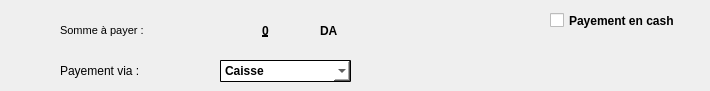
       <widget class="QWidget" name="cashMethode_2">
        <attribute name="title">
         <string>Cash</string>
        </attribute>
        <attribute name="toolTip">
         <string>Payement en cash.</string>
        </attribute>
        <attribute name="whatsThis">
         <string>Méthode de payement cash...</string>
        </attribute>
        <widget class="QLabel" name="label_11">
         <property name="geometry">
          <rect>
           <x>60</x>
           <y>20</y>
           <width>101</width>
           <height>21</height>
          </rect>
         </property>
         <property name="font">
          <font>
           <pointsize>8</pointsize>
           <weight>50</weight>
           <bold>false</bold>
          </font>
         </property>
         <property name="styleSheet">
          <string notr="true">QLabel{border : 0px}</string>
         </property>
         <property name="text">
          <string>Somme à payer :</string>
         </property>
        </widget>
        <widget class="QLabel" name="label_12">
         <property name="geometry">
          <rect>
           <x>60</x>
           <y>60</y>
           <width>101</width>
           <height>21</height>
          </rect>
         </property>
         <property name="font">
          <font>
           <weight>50</weight>
           <bold>false</bold>
          </font>
         </property>
         <property name="styleSheet">
          <string notr="true">QLabel{border : 0px}</string>
         </property>
         <property name="text">
          <string>Payement via :</string>
         </property>
        </widget>
        <widget class="QLabel" name="totalProviderCash">
         <property name="geometry">
          <rect>
           <x>220</x>
           <y>20</y>
           <width>91</width>
           <height>21</height>
          </rect>
         </property>
         <property name="font">
          <font>
           <weight>75</weight>
           <bold>true</bold>
           <underline>true</underline>
          </font>
         </property>
         <property name="styleSheet">
          <string notr="true">QLabel{border : 0px}</string>
         </property>
         <property name="text">
          <string>0</string>
         </property>
         <property name="alignment">
          <set>Qt::AlignCenter</set>
         </property>
        </widget>
        <widget class="QComboBox" name="payMthdCash">
         <property name="geometry">
          <rect>
           <x>220</x>
           <y>60</y>
           <width>131</width>
           <height>22</height>
          </rect>
         </property>
         <property name="font">
          <font>
           <weight>75</weight>
           <bold>true</bold>
          </font>
         </property>
         <property name="cursor">
          <cursorShape>PointingHandCursor</cursorShape>
         </property>
         <property name="styleSheet">
          <string notr="true">QComboBox{background-color:white;border : 1px solid; border-radius:1px;}</string>
         </property>
         <item>
          <property name="text">
           <string>Caisse</string>
          </property>
         </item>
         <item>
          <property name="text">
           <string>Autre</string>
          </property>
         </item>
        </widget>
        <widget class="QLabel" name="label_13">
         <property name="geometry">
          <rect>
           <x>320</x>
           <y>20</y>
           <width>21</width>
           <height>21</height>
          </rect>
         </property>
         <property name="font">
          <font>
           <weight>75</weight>
           <bold>true</bold>
          </font>
         </property>
         <property name="styleSheet">
          <string notr="true">QLabel{border : 0px}</string>
         </property>
         <property name="text">
          <string>DA</string>
         </property>
        </widget>
        <widget class="QCheckBox" name="checkBoxCash">
         <property name="geometry">
          <rect>
           <x>550</x>
           <y>10</y>
           <width>151</width>
           <height>21</height>
          </rect>
         </property>
         <property name="font">
          <font>
           <weight>75</weight>
           <bold>true</bold>
          </font>
         </property>
         <property name="cursor">
          <cursorShape>PointingHandCursor</cursorShape>
         </property>
         <property name="text">
          <string>Payement en cash</string>
         </property>
        </widget>
       </widget>
